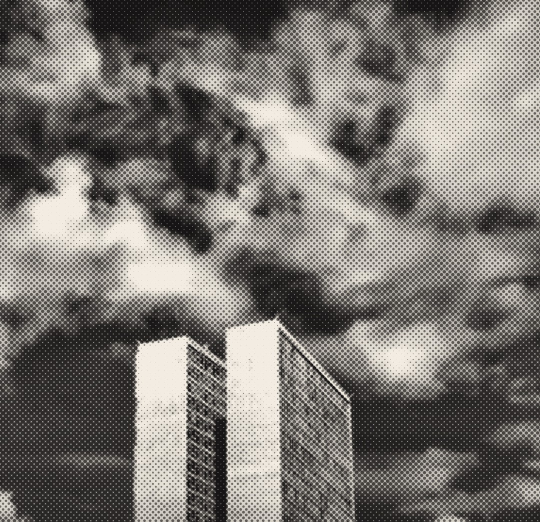
#> input picture brutalista/build/img/congresso_azul.jpg, 1080 x 1044 px, given in place of lula.png, which was not available (shown at 1/2 size)
$ python prep.py build/img/congresso_azul.jpg build/img/congresso_lilas.jpg build/img/congresso_lilas.jpg
#> lines starting #> are read from the running program, lines starting #| are printed output that depends on the picture; pictures that were not available may be replaced by others from this repository, and a replacement may not be noted
# Pre-processing: paper texture, halftone photos/cutouts, footage frames
import cv2, numpy as np, os, sys, glob
CUT, FOOT, OUT = sys.argv[1], sys.argv[2], sys.argv[3]
os.makedirs(OUT+"/img", exist_ok=True)
INK = np.array([20,20,22],np.float32)/255     # BGR
PAPER = np.array([226,236,242],np.float32)/255  # warm off-white (BGR)
rng = np.random.default_rng(7)

def paper(w=1080,h=1920):
#> called with w = 1080, h = 1920
    base = np.ones((h,w,3),np.float32)*np.array([214,228,236],np.float32)/255
    low = cv2.resize(rng.random((24,14)).astype(np.float32),(w,h),interpolation=cv2.INTER_CUBIC)
    fib = cv2.GaussianBlur(rng.random((h,w)).astype(np.float32),(0,0),0.8)
    streak = cv2.blur(rng.random((h,w)).astype(np.float32),(1,41))
    v = 1+0.05*(low-0.5)+0.06*(fib-0.5)+0.05*(streak-0.5)
    yy,xx = np.mgrid[0:h,0:w]; vig = 1-0.10*(((xx-w/2)/(w/2))**2+((yy-h/2)/(h/2))**2)
    img = base*(v*vig)[...,None]
    cv2.imwrite(OUT+"/img/paper.jpg",np.clip(img*255,0,255).astype(np.uint8),[cv2.IMWRITE_JPEG_QUALITY,92])
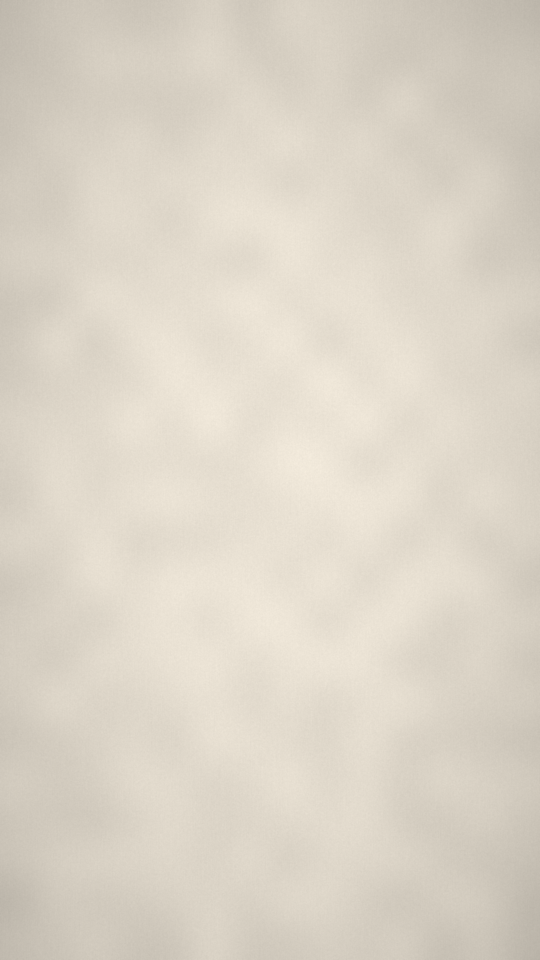
#> saved as paper.jpg: shape (1920, 1080, 3) (shown at 1/2 size); mean B, G, R 199.3, 212.4, 219.8

def halftone_gray(g, cell=7, ang=45):
    """g: 0..1 gray (1=white). returns 0..1 with round dots on a rotated grid"""
    h,w = g.shape
    yy,xx = np.mgrid[0:h,0:w].astype(np.float32)
    a = np.deg2rad(ang); u = xx*np.cos(a)+yy*np.sin(a); v = -xx*np.sin(a)+yy*np.cos(a)
    du = (u % cell)-cell/2; dv = (v % cell)-cell/2
    d = np.sqrt(du*du+dv*dv)
    dark = 1-cv2.GaussianBlur(g,(0,0),cell*0.45)
    r = cell*0.62*np.sqrt(np.clip(dark,0,1))
    return np.clip((d-r)+0.5,0,1)  # 1 paper, 0 ink, antialiased

def treat(bgr, contrast=1.35, mix=0.5, cell=7):
    g = cv2.cvtColor(bgr,cv2.COLOR_BGR2GRAY).astype(np.float32)/255
    g = cv2.createCLAHE(2.0,(8,8)).apply((g*255).astype(np.uint8)).astype(np.float32)/255
    g = np.clip((g-0.5)*contrast+0.52,0,1)
    ht = halftone_gray(g,cell)
    t = mix*g+(1-mix)*ht
    t = np.clip(t,0,1)[...,None]
    return INK*(1-t)+PAPER*t

def save_rgb(name, img, q=90):
    cv2.imwrite(f"{OUT}/img/{name}.jpg",np.clip(img*255,0,255).astype(np.uint8),[cv2.IMWRITE_JPEG_QUALITY,q])

def cutout(name, border=14, scale=1.0, **kw):
#> called with name = 'lula', border = 14, scale = 1.25
    im = cv2.imread(f"{CUT}/{name}.png",cv2.IMREAD_UNCHANGED)
#> im is the input picture: shape (1044, 1080, 3); mean B, G, R 113.5, 118.2, 122
    if scale!=1: im = cv2.resize(im,None,fx=scale,fy=scale,interpolation=cv2.INTER_CUBIC)
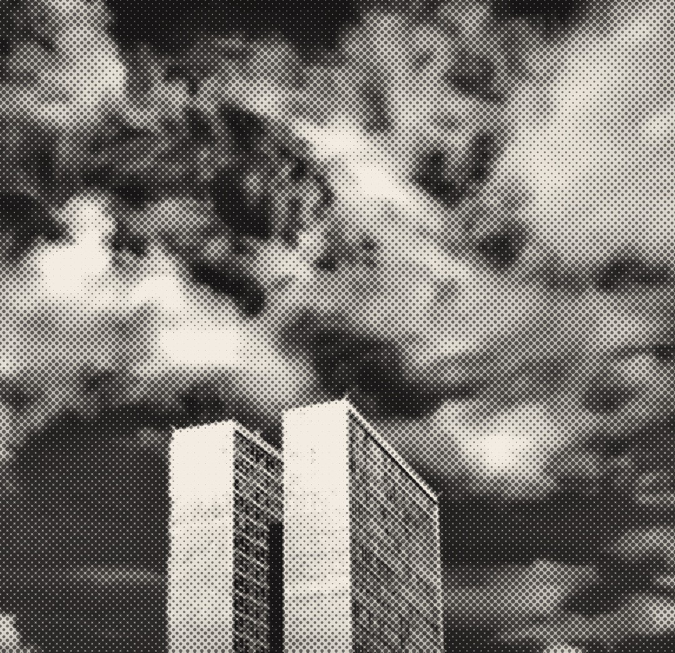
#> im: shape (1305, 1350, 3) (shown at 1/2 size); mean B, G, R 113.5, 118.2, 122
    pad = border+6
    im = cv2.copyMakeBorder(im,pad,pad,pad,pad,cv2.BORDER_CONSTANT,value=(0,0,0,0))
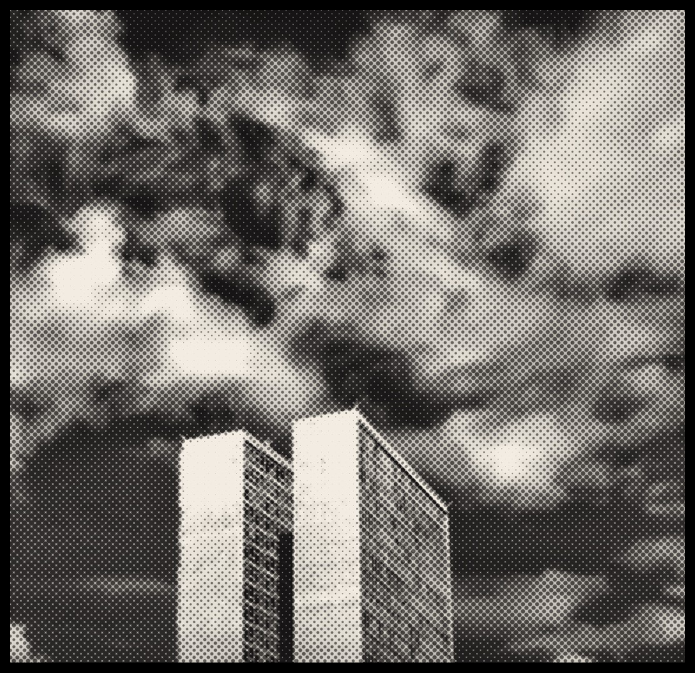
#> im: shape (1345, 1390, 3) (shown at 1/2 size); mean B, G, R 106.9, 111.3, 115
#> (the run stopped early here; a loop or call above may not have finished)
